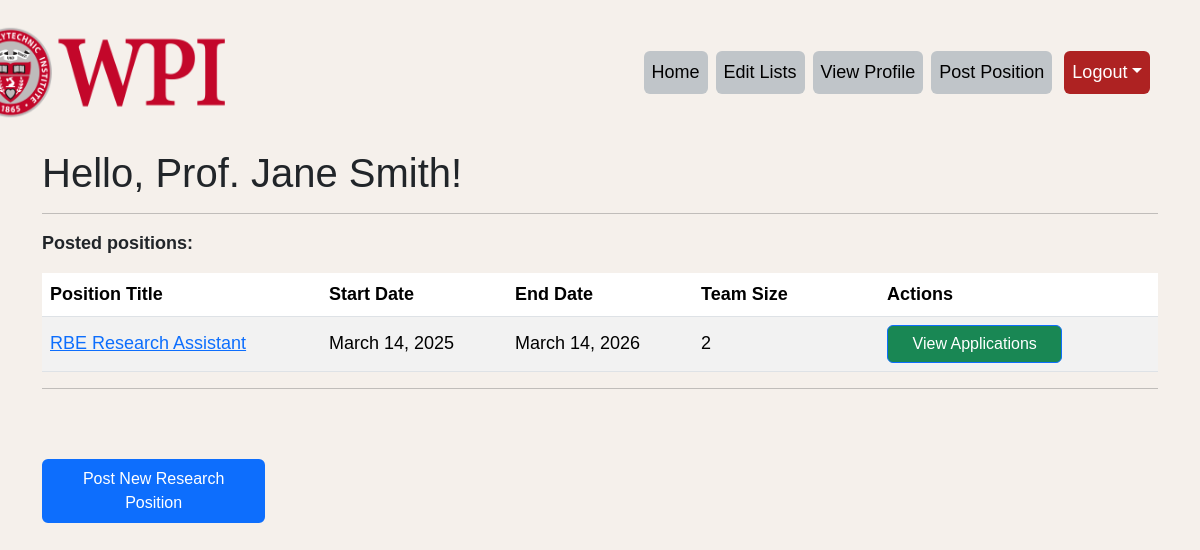
The page /position/mypositions (signed in) on the database its author committed.
### app/models/models.py (models this page shows, shortened)
class User(db.Model, UserMixin):
    __tablename__ = "user"
    id : sqlo.Mapped[int] = sqlo.mapped_column(primary_key=True)
    firstname : sqlo.Mapped[str] = sqlo.mapped_column(sqla.String(100))
    lastname : sqlo.Mapped[str] = sqlo.mapped_column(sqla.String(100))
    email : sqlo.Mapped[str] = sqlo.mapped_column(sqla.String(120), index = True, unique = True)
    username : sqlo.Mapped[str] = sqlo.mapped_column(sqla.String(64), index = True, unique = True)
    password_hash : sqlo.Mapped[Optional[str]] = sqlo.mapped_column(sqla.String(256))
    user_type : sqlo.Mapped[str] = sqlo.mapped_column(sqla.String(50))
    __mapper_args__ = {
        'polymorphic_identity' : 'User',
        'polymorphic_on': user_type
    }
    def get_fullname(self):
        return self.firstname + " " + self.lastname

class ResearchPosition(db.Model):
    position_id : sqlo.Mapped[int] = sqlo.mapped_column(primary_key=True)
    position_title: sqlo.Mapped[str] = sqlo.mapped_column(sqla.String(30))
    description: sqlo.Mapped[str] = sqlo.mapped_column(sqla.String(120))
    start_date: sqlo.Mapped[Optional[date]] = sqlo.mapped_column(sqla.Date)
    end_date: sqlo.Mapped[Optional[date]] = sqlo.mapped_column(sqla.Date)
    team_size : sqlo.Mapped[int] = sqlo.mapped_column(sqla.Integer)
    min_gpa : sqlo.Mapped[float] = sqlo.mapped_column(sqla.Float, index = True)
    advisor_id : sqlo.Mapped[Optional[int]] = sqlo.mapped_column(sqla.ForeignKey(Faculty.id))
    advisor : sqlo.Mapped["Faculty"] = sqlo.relationship(back_populates = 'positions_posted')
    reference_required : sqlo.Mapped[bool] = sqlo.mapped_column(sqla.Boolean())
    position_apps : sqlo.WriteOnlyMapped["Application"] = sqlo.relationship(back_populates = 'position')
    preferred_majors : sqlo.WriteOnlyMapped["Major"] = sqlo.relationship(
        secondary=positions_majors_table,
        primaryjoin = (positions_majors_table.c.position_id == position_id),
        back_populates = 'positions_in_major'
    )
    required_courses : sqlo.WriteOnlyMapped["Course"] = sqlo.relationship(
        secondary=positions_courses_table,
        primaryjoin = (positions_courses_table.c.position_id == position_id),
        back_populates = 'positions_requiring_course'
    )
    research_topics : sqlo.WriteOnlyMapped["ResearchTopic"] = sqlo.relationship(
        secondary=positions_topics_table,
        primaryjoin = (positions_topics_table.c.position_id == position_id),
        back_populates = 'positions_with_topic'
    )
    programming_languages : sqlo.WriteOnlyMapped["ProgrammingLanguage"] = sqlo.relationship(
        secondary=positions_languages_table,
        primaryjoin = (positions_languages_table.c.position_id == position_id),
        back_populates = 'positions_requiring_language'
    )
    def get_position_apps(self):
        return db.session.scalars(self.position_apps.select()).all()

### app/facultymain/facultyroutes.py (the view)
@fmain.route("/position/mypositions", methods = ['GET', 'POST'])
@faculty_decorator
def mypositions():
    emptyform = EmptyForm()
    new_ref = db.session.scalars(sqla.select(Application).where((Application.faculty_ref_id == current_user.id) & (Application.reference_status == Status.PENDING))).all()
    if (len(new_ref) != 0):
       flash("You have one or more pending reference requests. View your profile page for details.")
    return render_template('my_positions.html', title = 'My Positions', faculty = current_user, form=emptyform)

### app/models/models.py (called while the page is built)
def faculty_decorator(func):
    @wraps(func)
    def wrapper(*args, **kwargs):
        if current_user.is_authenticated and current_user.user_type == "Faculty":
            return func(*args, **kwargs)
        elif current_user.is_authenticated:
            flash("Faculty-only page. Student restricted.")
            return redirect(url_for('studentmain.index'))
        else:
            flash("Please log in to access this page.")
            return redirect(url_for('studentmain.main'))
    return wrapper

@login.user_loader
def load_user(id):
    return db.session.get(User, int(id))

    def get_positions_posted(self):
        return db.session.scalars(self.positions_posted.select()).all()

    def get_application_status(self):
        return self.application_status

### researchApp.py (called while the page is built, shortened)
@sqla.event.listens_for(db.metadata, "after_create")
def add_courses(*args, **kwargs):
    query = sqla.select(Course)

@app.before_request
def initDB(*args, **kwargs):
    if app._got_first_request:
        db.create_all()

@app.before_request
def before_request():
    if current_user.is_authenticated:
        current_user.last_seen = datetime.now(timezone.utc)
        db.session.add(current_user)
        db.session.commit()

### app/facultymain/templates/my_positions.html (shortened to what this page needs)
{% extends "base.html" %}
{% block content %}
    <h1>Hello, Prof. {{current_user.firstname}} {{current_user.lastname}}!</h1>
    <hr>
    {% if faculty.get_positions_posted() %}
        <p> <b> Posted positions: </b></p>
        <table class = "table table-striped border-3 align-middle" style = "background-color: rgb(190, 147, 67);">
             <thead>
                <tr>
                        <th width = 15%> Position Title </th>
                        <th width = 10%> Start Date </th>
                        <th width = 10%> End Date </th>
                        <th width = 10%> Team Size </th>
                        <th width = 15%> Actions </th>
                </tr>
                </thead>
        {% for pos in faculty.get_positions_posted() %}
            <tbody>
                <tr>
                        <td width = 15%> <a href="javascript:void(0)" onclick="get_position('{{ pos.position_id }}')">{{pos.position_title}} </a> </td>
                        <td width = 10%> {{moment(pos.start_date).format('LL')}} </td>
                        <td width = 10%> {{moment(pos.end_date).format('LL')}} </td>
                        <td width = 10%> {{pos.team_size}} </td>
                        <td width = 15%>
                            <a class="green-btn btn btn-primary col-8" href="javascript:void(0)" onclick="get_applications('{{ pos.position_id }}')"> View Applications </a>
                        </td>
                </tr>
        {% endfor %}
            </tbody>
        </table>
    {% else %}
        <p> Faculty member has not posted any positions </p>
    {% endif %}
    <hr>
    <br>
    <br>
    <a href="{{ url_for('facultymain.postposition') }}" class="btn btn-primary border-2" style="width: 20%;"> Post New Research Position </a>
{% endblock %}

### app/static/css/main.css (style rules this page uses)
body { margin: 0; padding: 1em; font-family: Helvetica; font-size : 18px; }
.green-btn { background-color: #198754; }

### rows shown on the page
User: firstname "Jane", lastname "Smith"
ResearchPosition: position_title "RBE Research Assistant", start_date "March 14, 2025", end_date "March 14, 2026", team_size "2"
